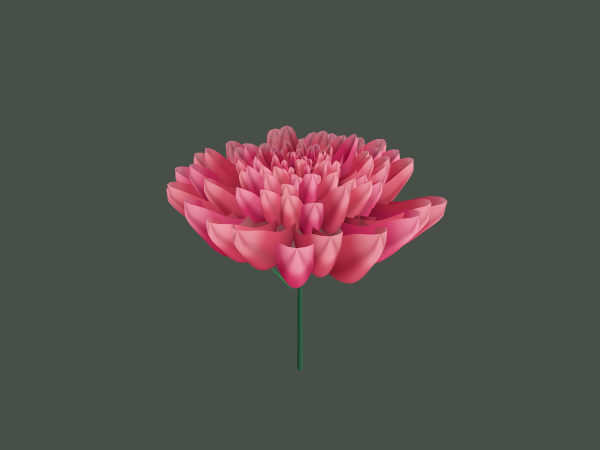
#> input picture artifacts/final/01-VelvetDahlia.png, 1200 x 900 px (shown at 1/2 size); its folder holds only this picture in this run
$ python make_final_sheet.py
#> lines starting #> are read from the running program, lines starting #| are printed output that depends on the picture
from pathlib import Path
from PIL import Image, ImageDraw, ImageFont

folder = Path("artifacts/final")
names = [
    "VelvetDahlia", "SoftPeony", "WildOrchid", "GardenChrysanthemum",
    "SunburstDahlia", "StoneRosette", "StargazerLily", "PassionFlower", "CopperRose",
]
font = ImageFont.truetype("C:/Windows/Fonts/segoeui.ttf", 20)
sheet = Image.new("RGB", (1200, 1008), "#202420")
draw = ImageDraw.Draw(sheet)
for index, name in enumerate(names):
    image = Image.open(folder / f"{index + 1:02d}-{name}.png").convert("RGB")
#> image is the input picture: PIL image 1200x900 RGB; mean R, G, B 85.4, 78.7, 75.8
    image.thumbnail((400, 300), Image.Resampling.LANCZOS)
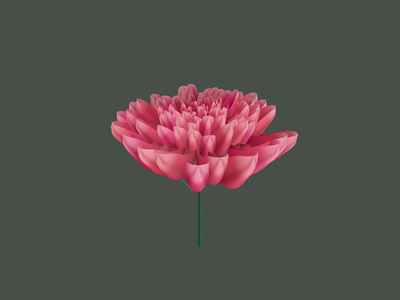
#> image: PIL image 400x300 RGB; mean R, G, B 85.4, 78.7, 75.8
    x = index % 3 * 400
    y = index // 3 * 336
    sheet.paste(image, (x + (400 - image.width) // 2, y + 32))
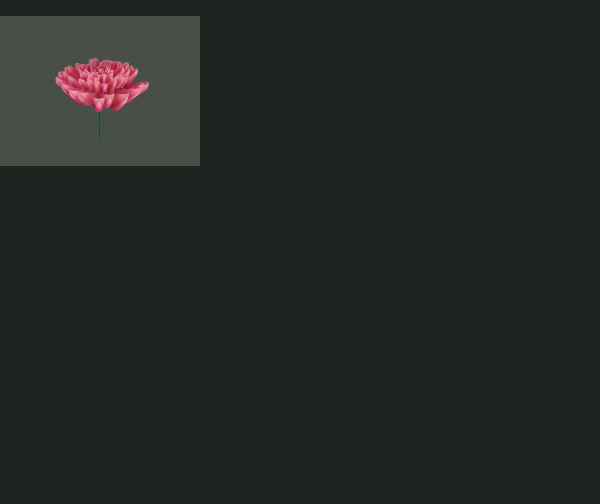
#> sheet: PIL image 1200x1008 RGB (shown at 1/2 size); mean R, G, B 37.3, 40.2, 36.3
#> (the run stopped early here; a loop or call above may not have finished)
